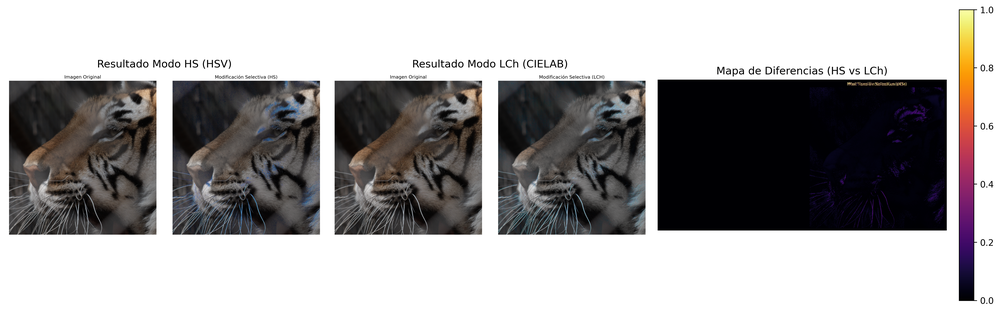
#> input picture tarea/comparacion_hs_lch.png, 1000 x 312 px, shrunk from 4770 x 1489 before the run, given in place of P2_IMG_2423.tif, which was not available
$ python compracion.py
#> lines starting #> are read from the running program, lines starting #| are printed output that depends on the picture; pictures that were not available may be replaced by others from this repository, and a replacement may not be noted
#> further down, img_rgb is the input picture: shape (312, 1000, 4); mean R, G, B, A 162.2, 160.3, 160.6, 255
import numpy as np
from skimage import io, color, img_as_ubyte, exposure
import matplotlib.pyplot as plt

# ==========================================
# 1. FUNCIONES DE PROCESAMIENTO
# ==========================================

def ecualizacion_global(img_u8):
    """Ecualización global clásica."""
    hist, _ = np.histogram(img_u8.flatten(), bins=256, range=(0, 256))
#> hist = 256 values, max 162075 at index 255, min 15 at index 228, mean 1218.8
    cdf = hist.cumsum()
#> cdf = 256 values from 30053 to 312000
    cdf_norm = np.round(255 * cdf / cdf[-1]).astype(np.uint8)
#> cdf_norm = 256 values from 25 to 255
    return cdf_norm[img_u8]
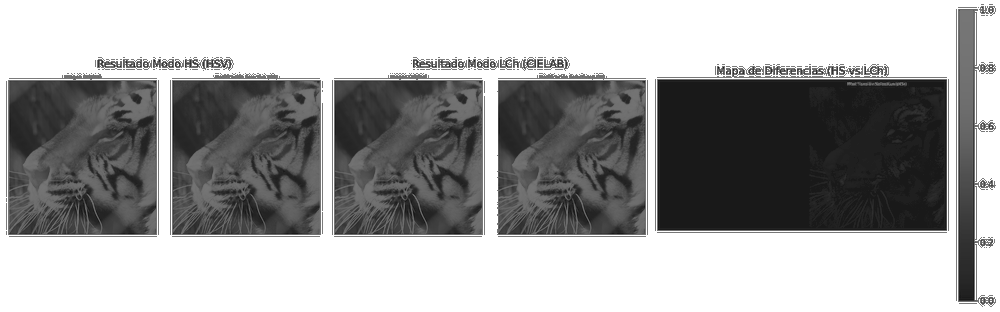
#> returned value: shape (312, 1000); min 25, max 255, mean 163.3

def recortar_y_redistribuir_histograma(hist, clip_limit):
    """Mecanismo propio de control de contraste."""
    if clip_limit <= 0:
        return hist
    total_bins = len(hist)
    exceso = 0.0
    for i in range(total_bins):
        if hist[i] > clip_limit:
            exceso += (hist[i] - clip_limit)
            hist[i] = clip_limit

    exceso_int = int(exceso)
    incremento = exceso_int // total_bins
    resto = int(exceso_int % total_bins)

    hist += incremento
    for i in range(resto):
        hist[i] += 1
    return hist

def ecualizacion_local_malla(img_u8, tile_size=(64, 64), stride=32, clip_limit=0.0):
    """
    Ecualización local por malla con interpolación bilineal.
    Si clip_limit = 0, actúa como local no limitada.
    Si clip_limit > 0, aplica el control de contraste propio.
    """
#> called with tile_size = (64, 64), stride = 32, clip_limit = 0
    H, W = img_u8.shape
#> H = 312; W = 1000
    th, tw = tile_size

    y_centers = list(range(th // 2, H, stride))
    x_centers = list(range(tw // 2, W, stride))
#> x_centers = 31 values from 32 to 992
    if y_centers[-1] != H - 1: y_centers.append(H - 1)
    if x_centers[-1] != W - 1: x_centers.append(W - 1)

    cdf_list = []
    for yc in y_centers:
        row_cdfs = []
        for xc in x_centers:
            y1 = max(0, yc - th // 2)
            y2 = min(H, yc + th // 2)
            x1 = max(0, xc - tw // 2)
            x2 = min(W, xc + tw // 2)

            patch = img_u8[y1:y2, x1:x2]
            hist, _ = np.histogram(patch.flatten(), bins=256, range=(0, 256))

            if clip_limit > 0:
                hist = recortar_y_redistribuir_histograma(hist.astype(np.float64), clip_limit)

            cdf = hist.cumsum()
            if cdf[-1] > 0:
                cdf_norm = 255.0 * cdf / cdf[-1]
            else:
                cdf_norm = np.arange(256, dtype=np.float64)
            row_cdfs.append(cdf_norm)
        cdf_list.append(row_cdfs)
#> after the loop, cdf_list = 10 items

    salida = np.zeros_like(img_u8, dtype=np.float64)
    for y in range(H):
        y_idx = 0
        while y_idx < len(y_centers) - 1 and y_centers[y_idx + 1] <= y:
            y_idx += 1
        y0, y1 = y_centers[max(0, y_idx)], y_centers[min(len(y_centers) - 1, y_idx + 1)]

        for x in range(W):
            x_idx = 0
            while x_idx < len(x_centers) - 1 and x_centers[x_idx + 1] <= x:
                x_idx += 1
            x0, x1 = x_centers[max(0, x_idx)], x_centers[min(len(x_centers) - 1, x_idx + 1)]

            val = img_u8[y, x]
            if y0 == y1 and x0 == x1:
                salida[y, x] = cdf_list[y_idx][x_idx][val]
            elif y0 == y1:
                factor = (x - x0) / (x1 - x0) if x1 != x0 else 0.0
                salida[y, x] = (1.0 - factor) * cdf_list[y_idx][x_idx][val] + factor * cdf_list[y_idx][x_idx + 1][val]
            elif x0 == x1:
                factor = (y - y0) / (y1 - y0) if y1 != y0 else 0.0
                salida[y, x] = (1.0 - factor) * cdf_list[y_idx][x_idx][val] + factor * cdf_list[y_idx + 1][x_idx][val]
            else:
                r1 = ((x1 - x) / (x1 - x0)) * cdf_list[y_idx][x_idx][val] + ((x - x0) / (x1 - x0)) * cdf_list[y_idx][x_idx + 1][val]
                r2 = ((x1 - x) / (x1 - x0)) * cdf_list[y_idx + 1][x_idx][val] + ((x - x0) / (x1 - x0)) * cdf_list[y_idx + 1][x_idx + 1][val]
                factor_y = (y - y0) / (y1 - y0)
                salida[y, x] = (1.0 - factor_y) * r1 + factor_y * r2
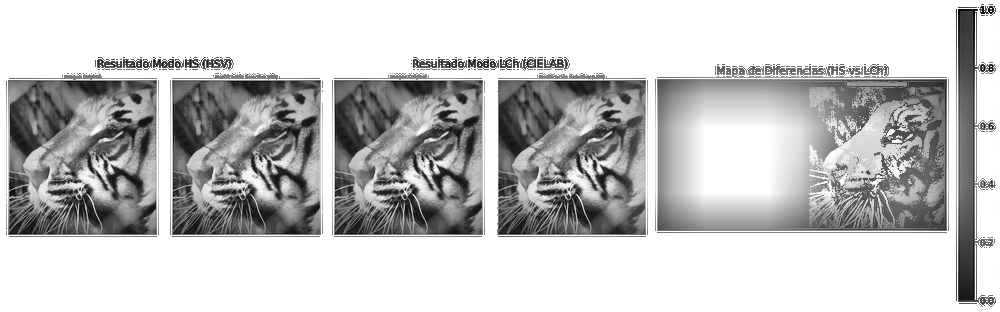
#> salida: shape (312, 1000) float64; min -18.05, max 255, mean 191.5; drawn with min black and max white

    return np.clip(salida, 0, 255).astype(np.uint8)


# ==========================================
# 2. EJECUCIÓN Y GENERACIÓN DE LA FIGURA
# ==========================================
if __name__ == '__main__':
    # Cargar imagen base
    archivo = 'P2_IMG_2423.tif'
    img_rgb = io.imread(archivo)

    # Convertir a escala de grises [0, 255]
    if img_rgb.ndim == 3:
        img_gray = color.rgb2gray(img_rgb)
    else:
        img_gray = img_rgb.astype(np.float64) / np.max(img_rgb)
    img_u8 = img_as_ubyte(img_gray)

    # Parámetros de la malla comunes
    t_size = (64, 64)
    s_val = 32
    c_limit = 30.0

    print("Calculando Métodos...")
    # 1. Global
    img_global = ecualizacion_global(img_u8)

    # 2. Local No Limitada (clip_limit = 0.0)
    img_local_libres = ecualizacion_local_malla(img_u8, tile_size=t_size, stride=s_val, clip_limit=0.0)

    # 3. Propuesta con Control de Contraste
    img_propuesta = ecualizacion_local_malla(img_u8, tile_size=t_size, stride=s_val, clip_limit=c_limit)
#> call 2 of ecualizacion_local_malla, with tile_size = (64, 64), stride = 32, clip_limit = 30
#> the loop in ecualizacion_local_malla (call 2), `for yc in y_centers:` made 10 passes
#> after the loop in ecualizacion_local_malla (call 2), `for y in range(H):`:
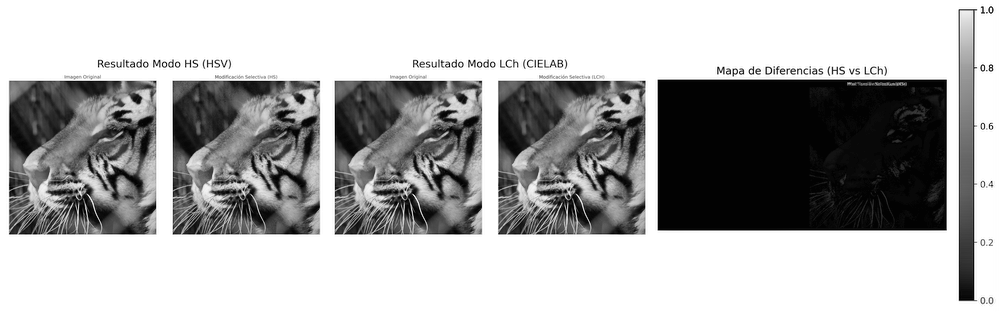
#> salida: shape (312, 1000) float64; min 0.436, max 255, mean 172.2

    # 4. CLAHE de referencia (Scikit-Image)
    img_clahe = exposure.equalize_adapthist(img_gray, kernel_size=64, clip_limit=0.03)
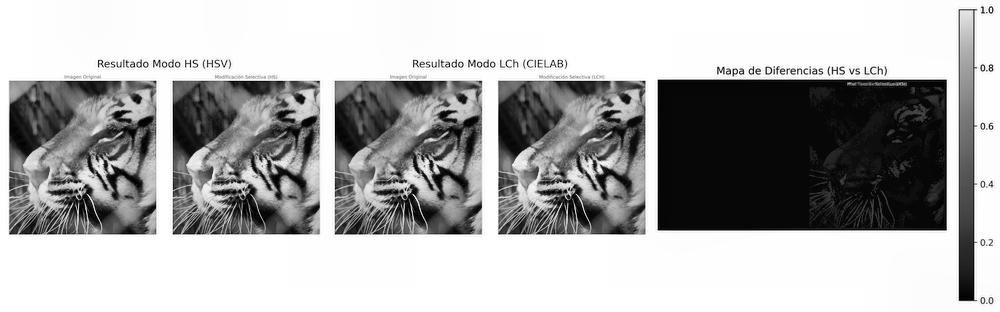
#> img_clahe: shape (312, 1000) float64; min 0, max 1, mean 0.685
    img_clahe_u8 = img_as_ubyte(img_clahe)

    # Generar visualización conjunta de los 5 paneles
    fig, axes = plt.subplots(1, 5, figsize=(20, 5))

    axes[0].imshow(img_u8, cmap='gray')
    axes[0].set_title("1. Original")
    axes[0].axis('off')

    axes[1].imshow(img_global, cmap='gray')
    axes[1].set_title("2. Global Clásica")
    axes[1].axis('off')

    axes[2].imshow(img_local_libres, cmap='gray')
    axes[2].set_title(f"3. Local No Limitada\n(Tile: {t_size}, Stride: {s_val})")
    axes[2].axis('off')

    axes[3].imshow(img_propuesta, cmap='gray')
    axes[3].set_title(f"4. Propuesta Propia\n(Clip Limit: {c_limit})")
    axes[3].axis('off')

    axes[4].imshow(img_clahe_u8, cmap='gray')
    axes[4].set_title("5. CLAHE (Referencia)\n(Scikit-Image)")
    axes[4].axis('off')

    plt.tight_layout()
    nombre_salida = 'comparacion_final_pregunta2.png'
    plt.savefig(nombre_salida, bbox_inches='tight', dpi=300)
    print(f"¡Imagen comparativa de 5 paneles generada y guardada como '{nombre_salida}'!")
